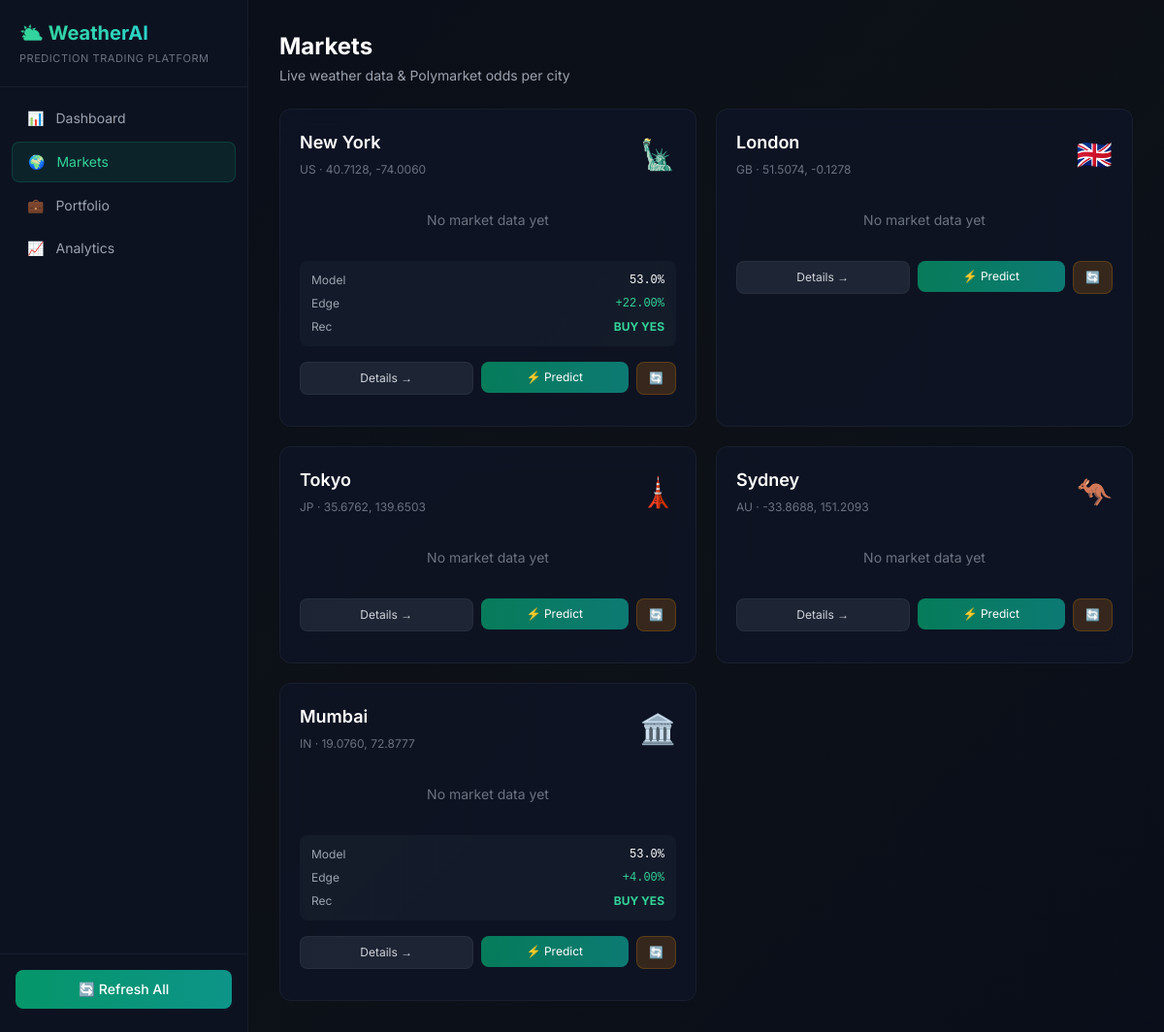
Screenshot of /markets with the database file from the repository.
### tables this page shows
CREATE TABLE predictions (
    id INTEGER PRIMARY KEY AUTOINCREMENT,
    city TEXT NOT NULL,
    model_probability REAL,
    market_probability REAL,
    edge REAL,
    recommendation TEXT,
    reasoning TEXT,
    confidence REAL,
    weather_summary TEXT,
    created_at TIMESTAMP DEFAULT CURRENT_TIMESTAMP
);

### app/api/routes.py (the view)
@router.get("/markets", response_class=HTMLResponse)
async def markets(request: Request):
    cities = CityConfig.CITIES
    market_data = {}
    predictions = {}
    for key in cities:
        snap = await fetch_one(
            "SELECT * FROM market_snapshots WHERE city=? ORDER BY fetched_at DESC LIMIT 1", (key,)
        )
        market_data[key] = snap
        pred = await fetch_one(
            "SELECT * FROM predictions WHERE city=? ORDER BY created_at DESC LIMIT 1", (key,)
        )
        predictions[key] = pred
    return templates.TemplateResponse(request=request, name="markets.html", context={
        "request": request, "cities": cities, "market_data": market_data,
        "predictions": predictions, "page": "markets",
    })

### app/templates/markets.html (shortened to what this page needs)
{% extends "base.html" %}
{% block content %}
<div class="space-y-6">
    <div>
        <h2 class="text-2xl font-bold text-white">Markets</h2>
        <p class="text-gray-400 text-sm mt-1">Live weather data & Polymarket odds per city</p>
    </div>
    <div class="grid grid-cols-1 md:grid-cols-2 xl:grid-cols-3 gap-5">
        {% for key, city in cities.items() %}
        <div class="glass-card p-5 hover:border-emerald-500/30 transition-all duration-300 group">
            <div class="flex items-center justify-between mb-4">
                <div>
                    <h3 class="text-lg font-semibold text-white group-hover:text-emerald-400 transition-colors">
                        {{ city.name }}
                    </h3>
                    <span class="text-xs text-gray-500">{{ city.country }} · {{ "%.4f"|format(city.lat) }}, {{ "%.4f"|format(city.lon) }}</span>
                </div>
                <div class="text-3xl">
                    {% if city.country == 'US' %}🗽{% elif city.country == 'GB' %}🇬🇧{% elif city.country == 'JP' %}🗼{% elif city.country == 'AU' %}🦘{% elif city.country == 'IN' %}🏛️{% else %}🌍{% endif %}
                </div>
            </div>
            {% if market_data.get(key) %}
            <div class="grid grid-cols-2 gap-3 mb-4">
                <div class="bg-emerald-500/10 rounded-lg p-3 text-center">
                    <p class="text-xs text-gray-400">YES Price</p>
                    <p class="text-xl font-bold text-emerald-400 font-mono">
                        {{ "%.2f"|format(market_data[key].yes_price) }}
                    </p>
                </div>
                <div class="bg-red-500/10 rounded-lg p-3 text-center">
                    <p class="text-xs text-gray-400">NO Price</p>
                    <p class="text-xl font-bold text-red-400 font-mono">
                        {{ "%.2f"|format(market_data[key].no_price) }}
                    </p>
                </div>
            </div>
            <div class="text-xs text-gray-400 space-y-1 mb-4">
                <p>📊 Volume: ${{ "{:,.0f}".format(market_data[key].volume) }}</p>
                <p>💧 Liquidity: ${{ "{:,.0f}".format(market_data[key].liquidity) }}</p>
                {% if market_data[key].question %}
                <p class="text-gray-300 mt-1">{{ market_data[key].question[:80] }}</p>
                {% endif %}
            </div>
            {% else %}
            <div class="text-center py-4 text-gray-500 text-sm mb-4">
                No market data yet
            </div>
            {% endif %}
            {% if predictions.get(key) %}
            <div class="bg-gray-800/40 rounded-lg p-3 mb-4 space-y-2">
                <div class="flex justify-between text-xs">
                    <span class="text-gray-400">Model</span>
                    <span class="text-white font-mono">{{ "%.1f"|format(predictions[key].model_probability * 100) }}%</span>
                </div>
                <div class="flex justify-between text-xs">
                    <span class="text-gray-400">Edge</span>
                    <span class="{% if predictions[key].edge > 0 %}text-emerald-400{% else %}text-red-400{% endif %} font-mono">
                        {{ "%+.2f"|format(predictions[key].edge * 100) }}%
                    </span>
                </div>
                <div class="flex justify-between text-xs">
                    <span class="text-gray-400">Rec</span>
                    <span class="font-bold {% if 'YES' in predictions[key].recommendation %}text-emerald-400{% elif 'NO' in predictions[key].recommendation %}text-red-400{% else %}text-amber-400{% endif %}">
                        {{ predictions[key].recommendation }}
                    </span>
                </div>
            </div>
            {% endif %}
            <div class="flex gap-2">
                <a href="/prediction/{{ key }}"
                   class="flex-1 text-center px-3 py-2 bg-gray-700/40 hover:bg-gray-700/60 rounded-lg text-xs
                   text-gray-300 hover:text-white transition-all duration-200 border border-gray-600/20">
                    Details →
                </a>
                <form hx-post="/predict" hx-target="#market-result-{{ key }}" hx-swap="innerHTML" class="flex-1">
                    <button type="submit"
                        class="w-full px-3 py-2 bg-gradient-to-r from-emerald-600/80 to-teal-600/80
                        hover:from-emerald-500 hover:to-teal-500 rounded-lg text-xs text-white
                        transition-all duration-200">
                        ⚡ Predict
                    </button>
                </form>
                <form hx-post="/hedge" hx-target="#market-result-{{ key }}" hx-swap="innerHTML">
                    <button type="submit"
                        class="px-3 py-2 bg-amber-600/20 hover:bg-amber-600/40 rounded-lg text-xs text-amber-400
                        transition-all duration-200 border border-amber-500/20">
                        🔄
                    </button>
                </form>
            </div>
        </div>
        {% endfor %}
    </div>
</div>
{% endblock %}

### app/static/css/styles.css (style rules this page uses)
.glass-card { background: rgba(15, 23, 42, 0.6); backdrop-filter: blur(12px); -webkit-backdrop-filter: blur(12px); border: 1px solid rgba(148, 163, 184, 0.08); border-radius: 0.75rem; transition: all 0.3s ease; }
.glass-card { animation: fadeIn 0.3s ease-out; }
body { background: linear-gradient(135deg, #0a0e1a 0%, #0d1117 50%, #0a0e1a 100%); background-attachment: fixed; }
:root { color-scheme: dark; }

### rows the page displays
predictions: predictions[key].model_probability*100 "53.0", predictions[key].edge*100 "+22.00", recommendation "BUY YES"
predictions: predictions[key].model_probability*100 "53.0", predictions[key].edge*100 "+4.00", recommendation "BUY YES"

### other values shown
{{ city.name }} "New York" "London" "Tokyo" "Sydney" "Mumbai"
{{ city.country }} "US" "GB" "JP" "AU" "IN"
{{ "%.4f"|format(city.lat) }} "40.7128" "51.5074" "35.6762" "-33.8688" "19.0760"
{{ "%.4f"|format(city.lon) }} "-74.0060" "-0.1278" "139.6503" "151.2093" "72.8777"
